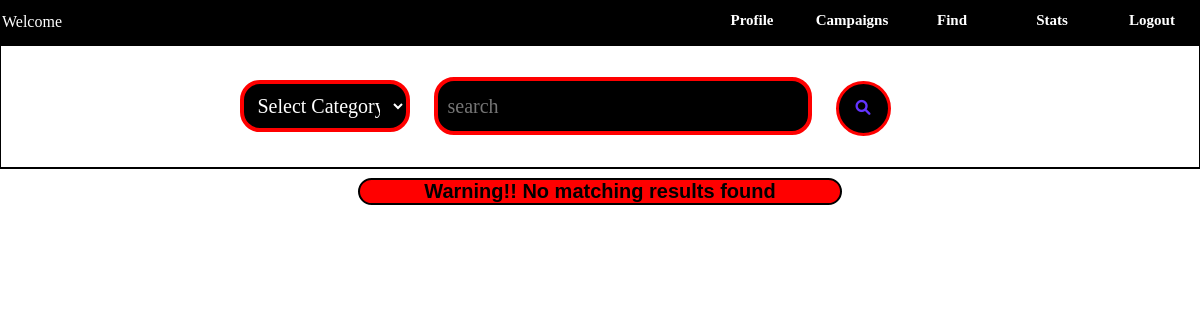
/searchSpo, run on an earlier commit of the app's database.
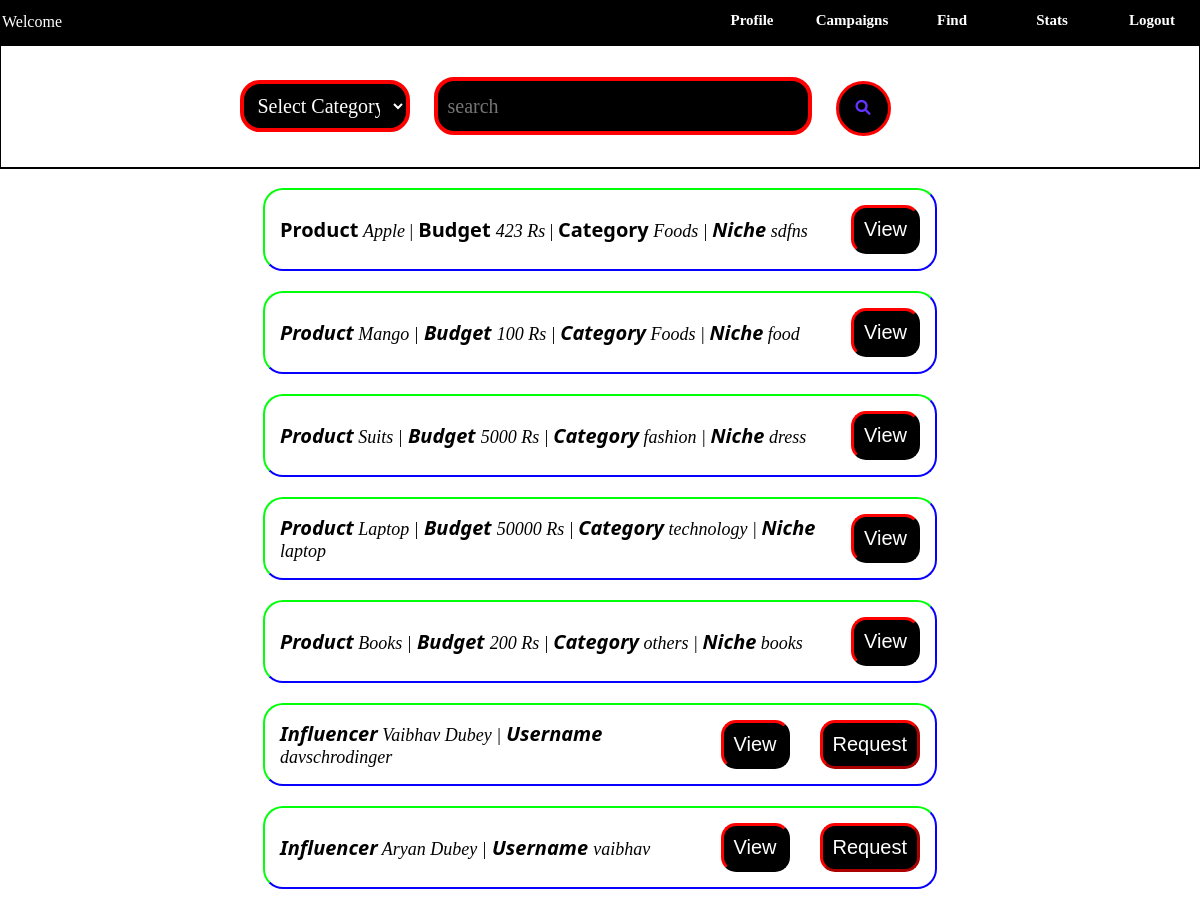
And on a later commit of the database.
### application/Models.py (models this page shows)
class Product(db.Model):
    __tablename__ = 'Product'
    id = db.Column(db.Integer, primary_key=True)
    name = db.Column(db.String(200), nullable=False)
    description = db.Column(db.Text, nullable=False)
    category = db.Column(db.String(100), nullable=True)
    niche = db.Column(db.String(100), nullable=True)
    price = db.Column(db.Integer, nullable=False)
    start = db.Column(db.Date, nullable=False)
    end = db.Column(db.Date, nullable=False)
    Ads=db.Column(db.Integer,nullable=True)
    CompletedAd=db.Column(db.Integer,nullable=True)
    visibility=db.Column(db.String, default='Private')
    flag=db.Column(db.Boolean, default=False)
    flagCount=db.Column(db.Integer, default=0)
    sponsor_id = db.Column(db.Integer, db.ForeignKey('Sponsor.id'), nullable=False)
    users = db.relationship('User', secondary='userproduct', backref='product')

class User(db.Model):
    __tablename__ = 'User'
    id = db.Column(db.Integer, primary_key=True)
    fullname = db.Column(db.String(200), nullable=True)
    username = db.Column(db.String(200), unique=True, nullable=False)
    email = db.Column(db.String(200), unique=True, nullable=False)
    password = db.Column(db.String(100), nullable=False)
    bio = db.Column(db.Text, nullable=True)
    category = db.Column(db.String(100), nullable=True)
    niche = db.Column(db.String(100), nullable=True)
    followers=db.Column(db.Integer, default=0)
    following=db.Column(db.Integer, default=0)
    visibility=db.Column(db.String, default='Private')
    flag=db.Column(db.Boolean, default=False)
    flagCount=db.Column(db.Integer, default=0)
    products = db.relationship('UserProduct', backref='user')

### application/SponsorController.py (the view, shortened to what this page needs)
@app.route('/searchSpo', methods=['GET'])
def searchSpo():
    input=request.args.get('search','').strip() #sets default to empty
    category = request.args.get('category', '')
    search='%'+input+'%'
    if search:
        products=Product.query.join(Sponsor).filter(
            Product.name.like(search) |
            Product.description.like(search) |
            Product.price.like(search) |
            Product.category.like(search) |
            Sponsor.fullname.like(search)
            ).all()
        influencers = User.query.filter(
            or_(
                User.fullname.like(search),
                User.username.like(search),
                User.category.like(search)
            )
        ).all()
    if not products and not influencers:
        flash('Warning!! No matching results found', 'warning')
        products=Product.query.all()
        influencers=User.query.all()
    return render_template('findspo.html', products=products, influencers=influencers)

### templates/findspo.html (shortened to what this page needs)
<!DOCTYPE html>
<html lang="en">
<head>
    <link rel="stylesheet" href="https://cdnjs.cloudflare.com/ajax/libs/font-awesome/6.0.0-beta3/css/all.min.css">
</head>
<body>
    <div class="header">
        <p class="p">Welcome {{fullname}} </p>
        <div class="container">
            <div class="col">
                <a href="{{url_for('sponsor',username=username)}}">Profile</a>
            </div>
            <div class="col">
                <a href="{{url_for('campaigns')}}">Campaigns</a>
            </div>
            <div class="col">
                <a href="{{url_for('findspo')}}">Find</a>
            </div>
            <div class="col">
                <a href="{{url_for('spoStats',username=username)}}">Stats</a>
            </div>
            <div class="col">
                <a href="{{ url_for('logout') }}">Logout</a>
            </div>
        </div>
    </div>
    <div class="search" >
        <form method="GET" action="{{url_for('searchSpo')}}">
            <select name="category" id="category">
                <option value="" disabled selected>Select Category</option>
            </select>
            <input type="text" name="search" placeholder="search">
            <button type="submit"><i class="fas fa-search"></i></button>
        </form>
    </div>
    {% for msg in get_flashed_messages() %}
        {% if msg %}
        <div class="flash">
            {{msg}}
        </div>
        {% endif %}
    {% endfor %}
    {% for ad in products %}
        {% if ad.visibility=='Public' or ad.sponsor_id==sponsorID%}
            <div class="rect">
                <div class="i">
                    <div class="iname"><b>Product</b> <i>{{ad.name}}</i> |<b> Budget </b><i>{{ad.price}} Rs</i> | <b>Category</b> <i> {{ad.category}} | <b>Niche</b> <i> {{ad.niche}} </i></div>
                    <div class="buttons">
                        <button type="button" data-modal="modal-ad-{{ ad.id }}" class="button view">View</button>
                    </div>
                </div>
            </div>
        {% endif %}
    {% endfor %}
    {% for influencer in influencers %}
        <div class="rect">
            <div class="i">
                <div class="iname"><b>Influencer</b> <i>{{influencer.fullname}}</i> |<b> Username </b><i>{{influencer.username}}</i> </div>
                <div class="buttons">
                    <button type="button" data-modal="modal-influ-{{ influencer.id }}" class="button view">View</button>
                    <form method="POST">
                        <button type="button" name="influID" value="influencer.id" data-modal="modal-Req-{{ influencer.id }}" class="button view" >Request</button>
                    </form>
                </div>
            </div>
        </div>
    {% endfor %}
</body>
</html>

### templates/findspo.html (style rules this page uses)
body { margin: 0; padding: 0; height: 100%; width: 100%; }
.header { display: flex; justify-content: space-between; align-items: center; width: 100%; background-color: black; padding: 2px; color: white; border-bottom: 1px solid white; }
.p { text-align: center; font-family: Verdana; font-size: 16px; margin: 0; padding: 0; }
.container { display: flex; justify-content: flex-end; }
.col { display: flex; justify-content: center; padding-top: 10px; height: 30px; background-color: rgb(0, 0, 0); width: 100px; font-size: 15px; color: white; font-family: Verdana; font-weight: bolder; }
a { text-decoration: none; color: inherit; }
a:link, a:visited { color: inherit; }
.search { display: flex; justify-content: center; align-items: center; margin: auto; margin: -1px; padding: 30px; padding-right: 100px; border: 2px solid black; }
.search input { font-size: 20px; font-family: Verdana; width: 350px; height: 30px; border: 3px solid; border-width: 4px; border-radius: 20px; padding: 10px; border-color: #ff0000; background-color: black; color: white; transition: 0.5s ; }
.search select { width: 170px; font-family: Verdana; font-size: 20px; margin-right: 20px; border: 4px solid red; color: white; background-color: black; border-radius: 20px; padding: 10px; }
.search button { margin-left: 20px; font-size: 15px; width: 55px; height: 55px; border-radius: 50%; background-color: black; color: rgb(99, 52, 255); border: 3px solid rgb(255, 0, 0); transition: transform 0.8s; }
.rect { justify-content: center; align-items: center; margin: 20px auto; width: 55%; border: 2px solid rgb(2, 255, 10); padding: 5px; border-radius: 20px; border-bottom: 2px solid rgb(8, 0, 255); border-right: 2px solid rgb(8, 0, 255); overflow: hidden; transition: transform 0.5s; position: relative; }
.i { display: flex; justify-content: space-between; align-items: center; width: 100%; }
.iname { flex: 1; font-size: 18px; padding: 10px; font-family: Georgia; }
.iname b { font-size: 20px; font-family: Segoe UI; }
.button { margin-left:0 ; padding: 10px; width: auto; background-color: black; border-radius: 15px; border-width: 3px; border-top-color: red; border-left-color: red; cursor: pointer; color: white; font-size: 20px; font-family: sans-serif; margin: 10px; }
.buttons { display: flex; gap: 10px; align-items: center; }
select { font-size: 15px; width: 100%; box-sizing: border-box; padding: 5px; margin-bottom: 5px; }
form button { width: 40%; padding: 5px; font-family:monospace; border-radius: 30px; background-color: black; color: white; font-size: 15px; margin-top: 5px; border-width: 2px; border-color: red; }

What changed in the data, as far as the page shows it:
added Product: name "Apple", price "423", category "Foods", niche "sdfns"
added Product: name "Mango", price "100", category "Foods", niche "food"
added Product: name "Suits", price "5000", category "fashion", niche "dress"
added Product: name "Laptop", price "50000", category "technology", niche "laptop"
added Product: name "Books", price "200", category "others", niche "books"
added User: fullname "Vaibhav Dubey", username "davschrodinger"
added User: fullname "Aryan Dubey", username "vaibhav"
Also different on the page:
list line gone: "Warning!! No matching results found"
